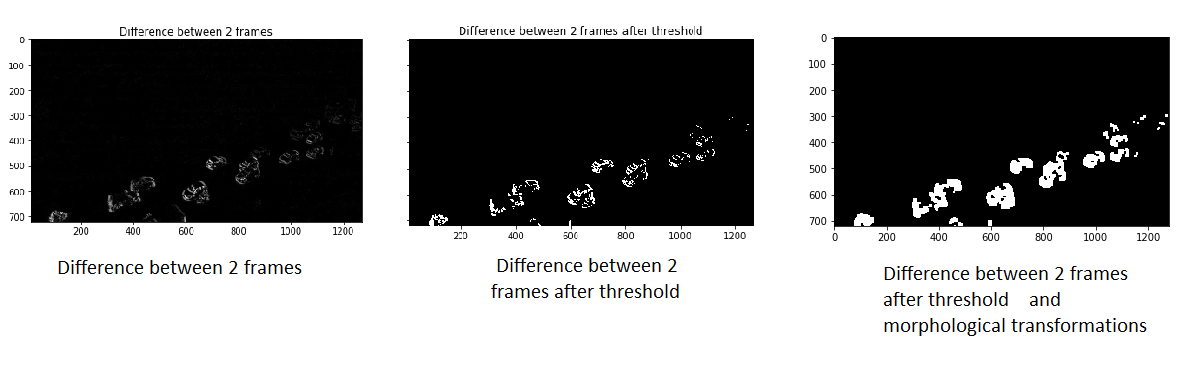
#> input picture CNN/Detecting vehicles in video/Detecting vehicle in video - Preprocessing/frames.png, 1184 x 389 px, given in place of AundhBridge.mp4, which was not available
$ jupyter execute '1. Detecting vehicles in video - pre-processing notebook.ipynb'   (shell and % lines are left out)   (older library calls are emulated)   (text cells are left out)
#> lines starting #> are read from the running program, lines starting #| are printed output that depends on the picture; pictures that were not available may be replaced by others from this repository, and a replacement may not be noted
[cell 1]
# Run these if OpenCV doesn't load

import sys
# sys.path.append('/Library/Frameworks/Python.framework/Versions/3.6/lib/python3.6/site-packages/cv2/')

[cell 2]
import cv2
import numpy as np
import math
import matplotlib.pyplot as plt

[cell 3]
# Here, we define some colours
SCALAR_BLACK = (0.0,0.0,0.0)
SCALAR_WHITE = (255.0,255.0,255.0)
SCALAR_YELLOW = (0.0,255.0,255.0)
SCALAR_GREEN = (0.0,255.0,0.0)
SCALAR_RED = (0.0,0.0,255.0)
SCALAR_CYAN = (255.0,255.0,0.0)

[cell 4]
# function to plot n images using subplots
def plot_image(images, captions=None, cmap=None ):
    f, axes = plt.subplots(1, len(images), sharey=True)
    f.set_figwidth(15)
    for ax,image,caption in zip(axes, images, captions):
        ax.imshow(image, cmap)
        ax.set_title(caption)

[cell 5]
# Reading video
cap = cv2.VideoCapture('../AundhBridge.mp4')

[cell 6]
# 'Playing' the video using OpenCV

# This while loop keeps executing till the 'cap' object is in an 'open' state
while(cap.isOpened()):

    # We then use the cap.read() function, which returns two values
    ret, frame = cap.read()
#> frame is the input picture: shape (389, 1184, 3); mean B, G, R 148.9, 148.9, 148.9

    # This is a sanity check where if the video is not present, we break out of the loop

    if frame is None:
        break

    # This line of code converts the video into a gray image. We do this to speed up processing.
    # You can skip this line by commenting it out
    gray = cv2.cvtColor(frame, cv2.COLOR_BGR2GRAY)

    # Finally, we use cv2.imshow() to show the image
    cv2.imshow('frame',gray)
    # If you have skipped the previous line defining 'gray', then use the 'frame' variable in the above line

    # Now, this section deals with shutting down the video.
    # The logic is, if either the Escape key or the letter 'q' is pressed, we break out of the loop.
    if cv2.waitKey(1) & 0xFF == ord('q'):
#> (key q is pressed here)
        break

# Subsequently, we close the video object.
cap.release()
cv2.destroyAllWindows()

[cell 7]
SHOW_DEBUG_STEPS  = True

# Reading video
cap = cv2.VideoCapture('../AundhBridge.mp4')

# if video is not present, show error
if not(cap.isOpened()):
    print("Error reading file")

# Check if you are able to capture the video
ret, fFrame  = cap.read()

# Capturing 2 consecutive frames and making a copy of those frame. Perform all operations on the copy frame.
ret, fFrame1 = cap.read()
ret, fFrame2 = cap.read()
img1 = fFrame1.copy()
img2 = fFrame2.copy()

if(SHOW_DEBUG_STEPS):
    print ('img1 height' + str(img1.shape[0]))
#| img1 height389
    print ('img1 width' + str(img1.shape[1]))
#| img1 width1184
    print ('img2 height' + str(img2.shape[0]))
#| img2 height389
    print ('img2 width' + str(img2.shape[1]))
#| img2 width1184

# Convert the colour images to greyscale in order to enable fast processing
img1 = cv2.cvtColor(img1, cv2.COLOR_BGR2GRAY)
img2 = cv2.cvtColor(img2, cv2.COLOR_BGR2GRAY)

#plotting
plot_image([img1, img2], cmap='gray', captions=["First frame", "Second frame"])
#> the loop in plot_image, `for ax,image,caption in zip(axes, images, captions):` made 2 passes
#> caption on passes 1 to 2: 'First frame', 'Second frame'
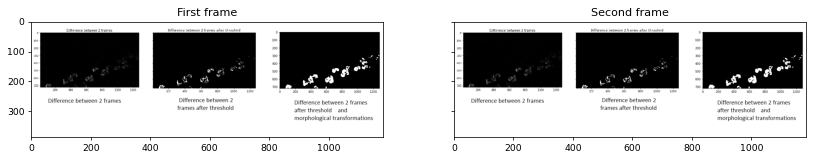
#> figure drawn by matplotlib, 2 panels

[cell 8]
# Add some Gaussian Blur
img1 = cv2.GaussianBlur(img1,(5,5),0)
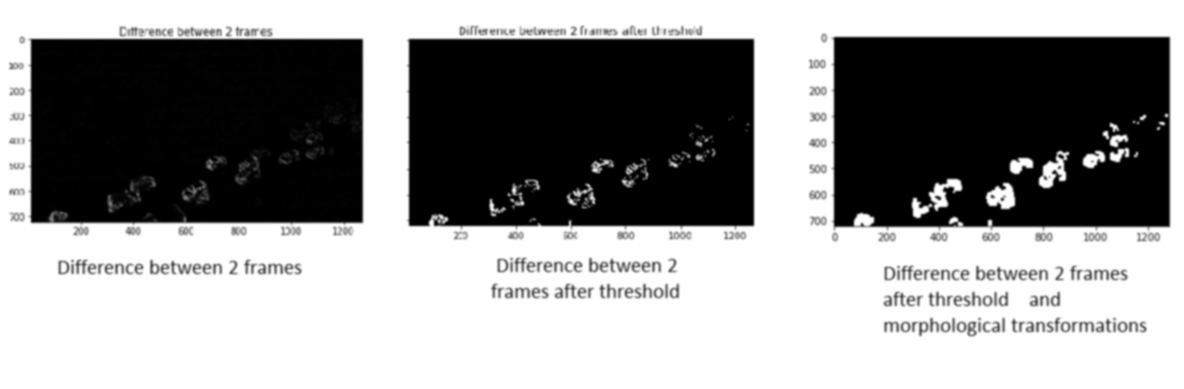
#> img1: shape (389, 1184); min 0, max 255, mean 148.9
img2 = cv2.GaussianBlur(img2,(5,5),0)

#plotting
plot_image([img1, img2], cmap='gray', captions=["GaussianBlur first frame", "GaussianBlur second frame"])
#> the loop in plot_image (call 2), `for ax,image,caption in zip(axes, images, captions):` made 2 passes

[cell 9]
# This imgDiff variable is the difference between consecutive frames, which is equivalent to detecting movement
imgDiff = cv2.absdiff(img1, img2)
#> imgDiff: shape (389, 1184); every value is 0

# Thresholding the image that is obtained after taking difference. Pixel value below 30 will be set as 0(black) and above as 255(white)
ret,imgThresh = cv2.threshold(imgDiff,30.0,255.0,cv2.THRESH_BINARY)
ht = np.size(imgThresh,0)
#> ht = 389
wd = np.size(imgThresh,1)
#> wd = 1184
plot_image([imgDiff, imgThresh], cmap='gray', captions = ["Difference between 2 frames", "Difference between 2 frames after threshold"])
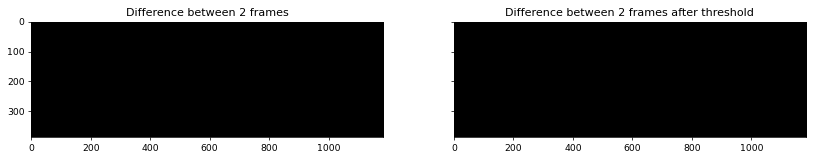
#> figure drawn by matplotlib, 2 panels

[cell 10]
# Now, we define structuring elements

strucEle3x3 = cv2.getStructuringElement(cv2.MORPH_RECT,(3,3))
strucEle5x5 = cv2.getStructuringElement(cv2.MORPH_RECT,(5,5))
strucEle7x7 = cv2.getStructuringElement(cv2.MORPH_RECT,(7,7))
strucEle15x15 = cv2.getStructuringElement(cv2.MORPH_RECT,(15,15))

plot_image([strucEle3x3, strucEle5x5, strucEle7x7, strucEle15x15], cmap='gray', captions = ["strucEle3x3", "strucEle5x5", "strucEle7x7", "strucEle15x15"])
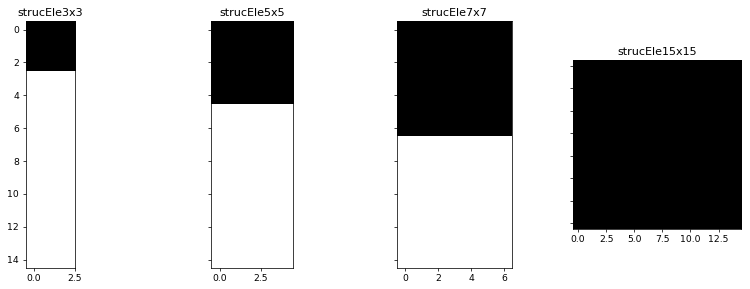
#> figure drawn by matplotlib, 4 panels

[cell 11]
for i in range(2):
    imgThresh = cv2.dilate(imgThresh,strucEle5x5,iterations = 2)
    imgThresh = cv2.erode(imgThresh,strucEle5x5,iterations = 1)

    imgThreshCopy = imgThresh.copy()
    if(SHOW_DEBUG_STEPS):
        print ('imgThreshCopy height' + str(imgThreshCopy.shape[0]))
        print ('imgThreshCopy width' + str(imgThreshCopy.shape[1]))

plt.imshow(imgThresh, cmap = 'gray')

[cell 12]
def drawAndShowContours(wd,ht,contours,strImgName):
    global SCALAR_WHITE
    global SHOW_DEBUG_STEPS

    # Defining a blank frame. Since it is initialised with zeros, it will be black. Will add all the coutours in this image.
    blank_image = np.zeros((ht,wd,3), np.uint8)
    #cv2.drawContours(blank_image,contours,10,SCALAR_WHITE,-1)

    # Adding all possible contour to the blank frame. Contour is white
    cv2.drawContours(blank_image,contours,-1,SCALAR_WHITE,-1)


    # For better clarity, lets just view countour 9
    blank_image_contour_9 = np.zeros((ht,wd,3), np.uint8)

    # Let's just add contour 9 to the blank image and view it
    cv2.drawContours(blank_image_contour_9,contours,8,SCALAR_WHITE,-1)

    # Plotting
    plot_image([blank_image, blank_image_contour_9], cmap='gray', captions = ["All possible contours", "Only the 9th contour"])


    return blank_image

[cell 13]
# Now, we move on to the contour mapping portion

im, contours, hierarchy = cv2.findContours(imgThreshCopy,cv2.RETR_EXTERNAL,cv2.CHAIN_APPROX_SIMPLE)
#> contours = []
im2 = drawAndShowContours(wd,ht,contours,'imgContours')
#> in drawAndShowContours, `cv2.drawContours(blank_image,contours,-1,SCALAR_WHITE,-1)`: blank_image: shape (389, 1184, 3); every value is 0

# Printing all the coutours in the image.
if(SHOW_DEBUG_STEPS):
    print ('contours.shape: ' + str(len(contours)))
#| contours.shape: 0

[cell 14]
# Next, we define hulls.
# Hulls are contours with the "convexHull" function from cv2

hulls = contours
#> hulls = []
for i in range(len(contours)):
    hulls[i] = cv2.convexHull(contours[i])
#> this loop made 0 passes

# Then we draw the contours
im3 = drawAndShowContours(wd,ht,hulls,'imgConvexHulls')

$ run again, on CNN/Detecting vehicles in video/Detecting vehicle in video - Preprocessing/hulls.png
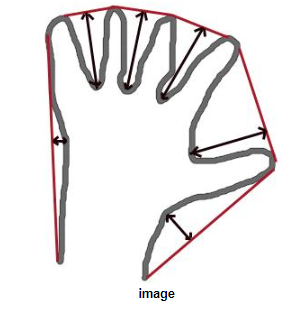
#> input picture CNN/Detecting vehicles in video/Detecting vehicle in video - Preprocessing/hulls.png, 290 x 309 px, given in place of AundhBridge.mp4, which was not available
#> frame is the input picture: shape (309, 290, 3); mean B, G, R 233.5, 233.1, 235.9
#| img1 height309
#| img1 width290
#| img2 height309
#| img2 width290
#> the loop in plot_image, `for ax,image,caption in zip(axes, images, captions):` made 2 passes
#> caption on passes 1 to 2: 'First frame', 'Second frame'
#> `img1 = cv2.GaussianBlur(img1,(5,5),0)`:
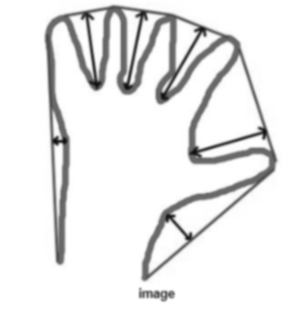
#> img1: shape (309, 290); min 14, max 255, mean 234
#> the loop in plot_image (call 2), `for ax,image,caption in zip(axes, images, captions):` made 2 passes
#> imgDiff: shape (309, 290); every value is 0
#> ht = 309
#> wd = 290
#> `[cell 9] # This imgDiff variable is the difference between consecutive..`:
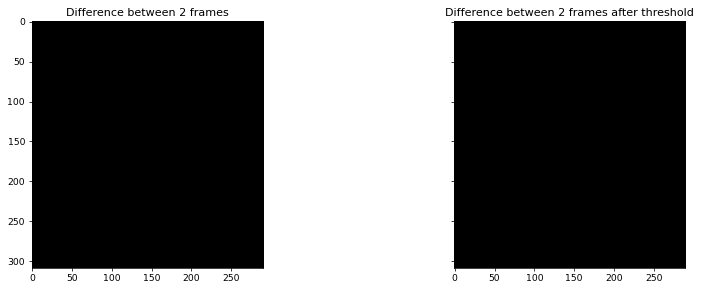
#> figure drawn by matplotlib, 2 panels
#> contours = []
#> blank_image: shape (309, 290, 3); every value is 0
#| contours.shape: 0
